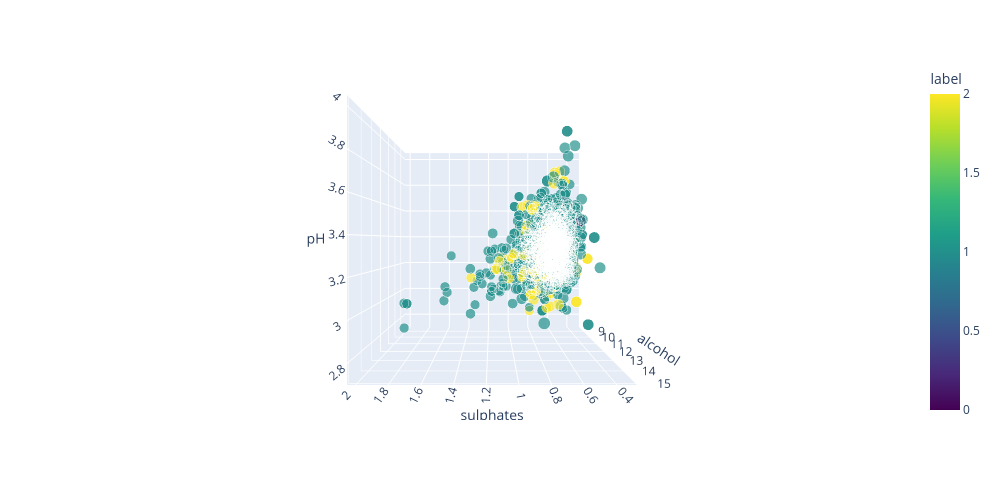

Here is the notebook cell this chart was saved with:
### Code cell
fig = px.scatter_3d(total_data,x="alcohol",y="pH", z="sulphates",color="label",size=total_data["alcohol"].abs(),
                    width=1000,height=500,color_continuous_scale="Viridis")
camera = dict( up=dict(x=1, y=3.5, z=0),eye=dict(x=2, y=0, z=0))
fig.update_layout(scene_camera=camera)
fig.show()

### Figure 1 — Plotly figure (JSON) as saved in the notebook; plotly's stock layout.template omitted (floating-point values rounded to 4 significant figures; data arrays with more than 128 entries replaced by an {"elided": "..."} marker saying what was removed)
{"data": [{"hovertemplate": "alcohol=%{marker.size}<br>pH=%{y}<br>sulphates=%{z}<br>label=%{marker.color}<extra></extra>", "legendgroup": "", "marker": {"color": {"elided": "1599 int values"}, "coloraxis": "coloraxis", "size": {"elided": "1599 float values"}, "sizemode": "area", "sizeref": 0.03725, "symbol": "circle"}, "mode": "markers", "name": "", "scene": "scene", "showlegend": false, "type": "scatter3d", "x": {"elided": "1599 float values"}, "y": {"elided": "1599 float values"}, "z": {"elided": "1599 float values"}}], "layout": {"coloraxis": {"colorbar": {"title": {"text": "label"}}, "colorscale": [[0, "#440154"], [0.1111, "#482878"], [0.2222, "#3e4989"], [0.3333, "#31688e"], [0.4444, "#26828e"], [0.5556, "#1f9e89"], [0.6667, "#35b779"], [0.7778, "#6ece58"], [0.8889, "#b5de2b"], [1, "#fde725"]]}, "height": 500, "legend": {"itemsizing": "constant", "tracegroupgap": 0}, "margin": {"t": 60}, "scene": {"camera": {"eye": {"x": 2, "y": 0, "z": 0}, "up": {"x": 1, "y": 3.5, "z": 0}}, "domain": {"x": [0, 1], "y": [0, 1]}, "xaxis": {"title": {"text": "alcohol"}}, "yaxis": {"title": {"text": "pH"}}, "zaxis": {"title": {"text": "sulphates"}}}, "width": 1000}}
